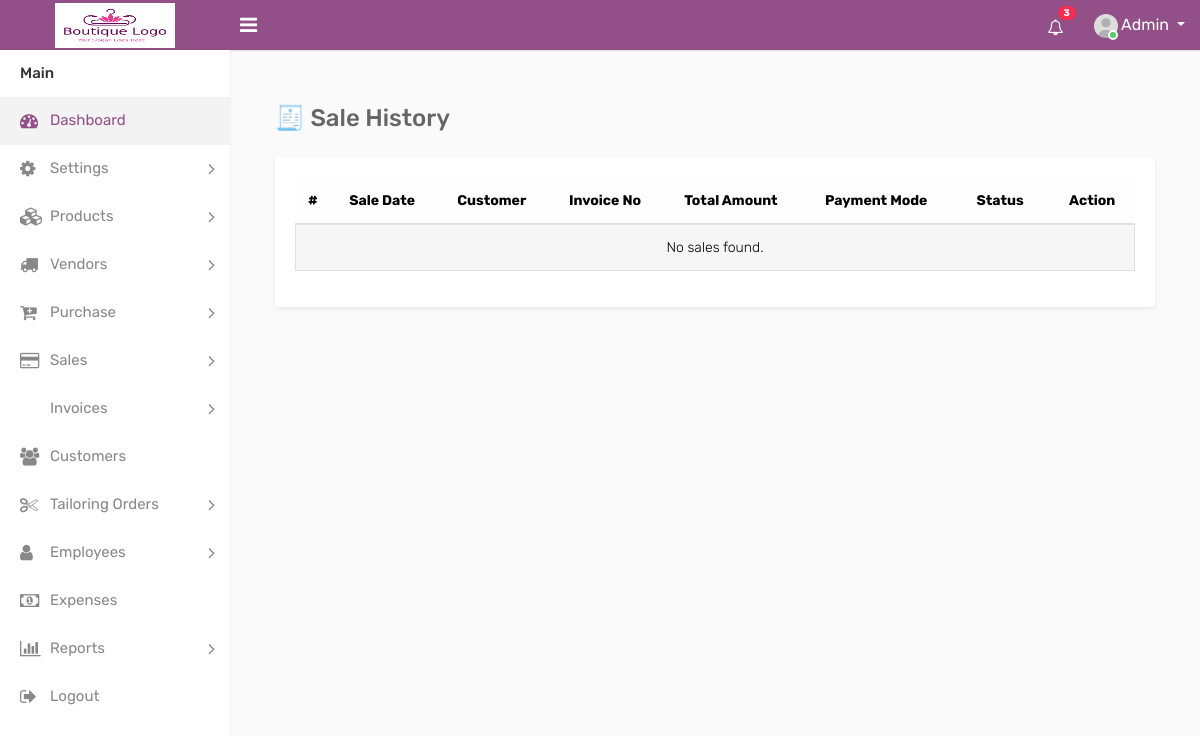
/sales/history/ (signed in), run on an earlier commit of the app's database.
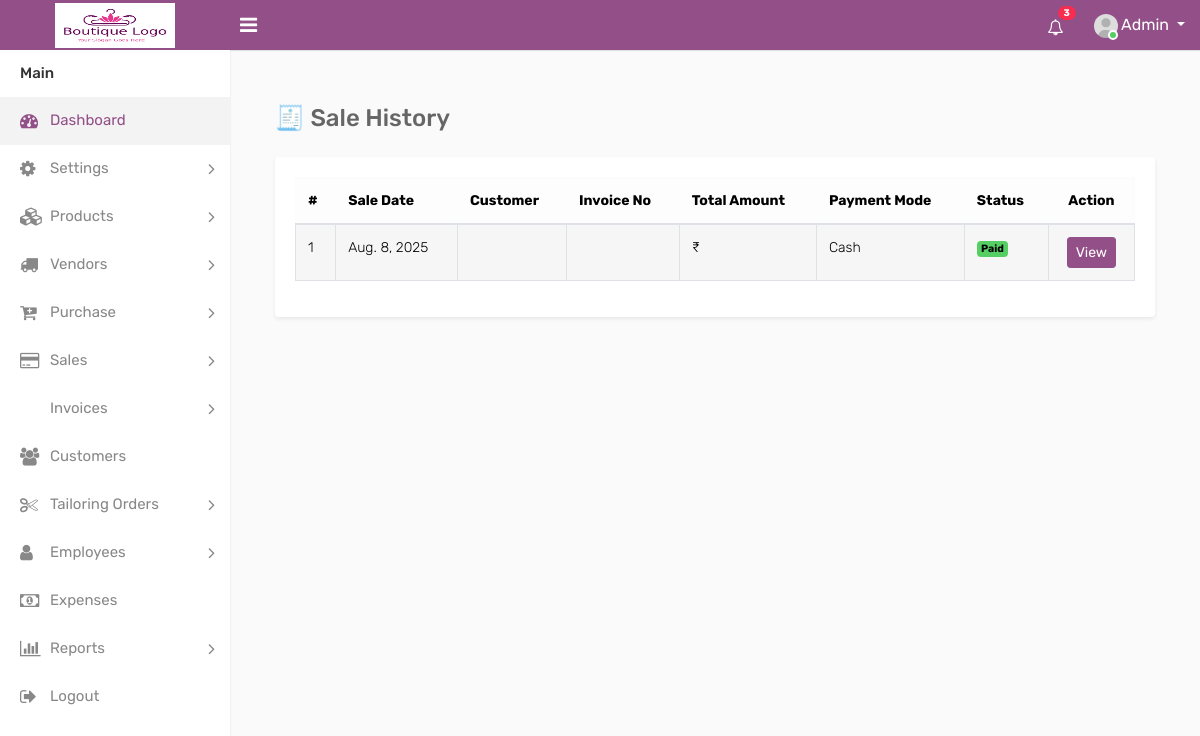
And on a later commit of the database.
### B_App/models.py (models this page shows)
class Sale(models.Model):
    customer_name = models.ForeignKey(Customer,on_delete=models.CASCADE)
    sale_date = models.DateField(auto_now_add=True)
    payment_mode = models.CharField(max_length=50)
    payment_status = models.CharField(max_length=50)
    notes = models.TextField(blank=True, null=True)
    created_by = models.ForeignKey(User, on_delete=models.SET_NULL, null=True)

### B_App/views.py (the view)
# urls.py: path("sales/history/", sales_history, name="sales_history"),
@login_required
def sales_history(request):
    sales = Sale.objects.all().order_by("-sale_date")
    settings = ShopSettings.objects.first()
    return render(request, "sales/sales_history.html", {"sales": sales,"settings":settings})

### B_App/context_processors.py (called while the page is built)
def global_settings(request):
    shop_settings = ShopSettings.objects.first()
    theme_settings = None
    if request.user.is_authenticated:
        try:
            theme_settings = ThemeSettings.objects.get(user=request.user)
        except ThemeSettings.DoesNotExist:
            theme_settings = None
    return {
        'settings': shop_settings,
        'theme': theme_settings
    }

### templates/sales/sales_history.html (shortened to what this page needs)
{% include 'navbar.html' %}
{% load static %}
{% block content %}
<div class="container mt-4">
    <h3 class="mb-4">🧾 Sale History</h3>
    <div class="card shadow-sm">
        <div class="card-body table-responsive">
            <table class="table table-bordered table-striped align-middle">
                <thead class="table-light">
                    <tr>
                        <th>#</th>
                        <th>Sale Date</th>
                        <th>Customer</th>
                        <th>Invoice No</th>
                        <th>Total Amount</th>
                        <th>Payment Mode</th>
                        <th>Status</th>
                        <th class="text-center">Action</th>
                    </tr>
                </thead>
                <tbody>
                    {% for sale in sales %}
                    <tr>
                        <td>{{ forloop.counter }}</td>
                        <td>{{ sale.sale_date }}</td>
                        <td>{{ sale.customer.name }}</td>
                        <td>{{ sale.invoice_number }}</td>
                        <td>₹ {{ sale.total_amount }}</td>
                        <td>{{ sale.payment_mode }}</td>
                        <td>
                            {% if sale.payment_status == "Paid" %}
                                <span class="badge bg-success">Paid</span>
                            {% else %}
                                <span class="badge bg-warning text-dark">Pending</span>
                            {% endif %}
                        </td>
                        <td class="text-center">
                            <a href="{% url 'sale_detail' sale.id %}" class="btn btn-sm btn-primary">View</a>
                        </td>
                    </tr>
                    {% empty %}
                    <tr>
                        <td colspan="8" class="text-center">No sales found.</td>
                    </tr>
                    {% endfor %}
                </tbody>
            </table>
        </div>
    </div>
</div>
{% endblock %}

What changed in the data, as far as the page shows it:
added Sale: sale_date "Aug. 8, 2025", payment_mode "Cash", payment_status "Paid"
Also different on the page:
text no longer shown: "No sales found."
